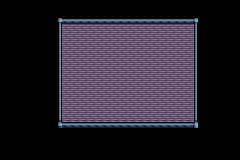

Tiled map render using the project's own tile images. Description and the whole map definition, tile-layer contents included, below:
An orthogonal 30x20 tile map with 8x8 px tiles, 2 tile layers (Floor, WallSprites) and 6 objects (PlayerStart).

<map version="1.10" tiledversion="1.11.0" orientation="orthogonal" renderorder="right-down" width="30" height="20" tilewidth="8" tileheight="8" infinite="0" nextlayerid="6" nextobjectid="14">
 <editorsettings>
  <export target="test-room.lua" format="lua" />
 </editorsettings>
 <tileset firstgid="1" name="haunted-house" tilewidth="8" tileheight="8" tilecount="4332" columns="76" tilerendersize="grid" fillmode="preserve-aspect-fit">
  <image source="haunted_house/Tileset/HauntedHouseTileset.png" width="608" height="456" />
 </tileset>
 <layer id="1" name="Floor" width="30" height="20">
  <data encoding="csv">
0,0,0,0,0,0,0,0,0,0,0,0,0,0,0,0,0,0,0,0,0,0,0,0,0,0,0,0,0,0,
0,0,0,0,0,0,0,0,0,0,0,0,0,0,0,0,0,0,0,0,0,0,0,0,0,0,0,0,0,0,
0,0,0,0,0,0,0,0,0,0,0,0,0,0,0,0,0,0,0,0,0,0,0,0,0,0,0,0,0,0,
0,0,0,0,0,0,0,777,778,778,778,778,778,778,778,778,778,778,778,778,778,778,778,778,779,0,0,0,0,0,
0,0,0,0,0,0,0,777,778,778,778,778,778,778,778,778,778,778,778,778,778,778,778,778,779,0,0,0,0,0,
0,0,0,0,0,0,0,777,778,778,778,778,778,778,778,778,778,778,778,778,778,778,778,778,779,0,0,0,0,0,
0,0,0,0,0,0,0,777,778,778,778,778,778,778,778,778,778,778,778,778,778,778,778,778,779,0,0,0,0,0,
0,0,0,0,0,0,0,777,778,778,778,778,778,778,778,778,778,778,778,778,778,778,778,778,779,0,0,0,0,0,
0,0,0,0,0,0,0,777,778,778,778,778,778,778,778,778,778,778,778,778,778,778,778,778,779,0,0,0,0,0,
0,0,0,0,0,0,0,777,778,778,778,778,778,778,778,778,778,778,778,778,778,778,778,778,779,0,0,0,0,0,
0,0,0,0,0,0,0,777,778,778,778,778,778,778,778,778,778,778,778,778,778,778,778,778,779,0,0,0,0,0,
0,0,0,0,0,0,0,777,778,778,778,778,778,778,778,778,778,778,778,778,778,778,778,778,779,0,0,0,0,0,
0,0,0,0,0,0,0,777,778,778,778,778,778,778,778,778,778,778,778,778,778,778,778,778,779,0,0,0,0,0,
0,0,0,0,0,0,0,777,778,778,778,778,778,778,778,778,778,778,778,778,778,778,778,778,779,0,0,0,0,0,
0,0,0,0,0,0,0,777,778,778,778,778,778,778,778,778,778,778,778,778,778,778,778,778,779,0,0,0,0,0,
0,0,0,0,0,0,0,777,778,778,778,778,778,778,778,778,778,778,778,778,778,778,778,778,779,0,0,0,0,0,
0,0,0,0,0,0,0,0,0,0,0,0,0,0,0,0,0,0,0,0,0,0,0,0,0,0,0,0,0,0,
0,0,0,0,0,0,0,0,0,0,0,0,0,0,0,0,0,0,0,0,0,0,0,0,0,0,0,0,0,0,
0,0,0,0,0,0,0,0,0,0,0,0,0,0,0,0,0,0,0,0,0,0,0,0,0,0,0,0,0,0,
0,0,0,0,0,0,0,0,0,0,0,0,0,0,0,0,0,0,0,0,0,0,0,0,0,0,0,0,0,0
</data>
 </layer>
 <layer id="2" name="WallSprites" width="30" height="20">
  <data encoding="csv">
0,0,0,0,0,0,0,0,0,0,0,0,0,0,0,0,0,0,0,0,0,0,0,0,0,0,0,0,0,0,
0,0,0,0,0,0,0,0,0,0,0,0,0,0,0,0,0,0,0,0,0,0,0,0,0,0,0,0,0,0,
0,0,0,0,0,0,0,853,854,854,854,854,854,854,854,854,854,854,854,854,854,854,854,854,857,0,0,0,0,0,
0,0,0,0,0,0,0,1081,0,0,0,0,0,0,0,0,0,0,0,0,0,0,0,0,1085,0,0,0,0,0,
0,0,0,0,0,0,0,1081,0,0,0,0,0,0,0,0,0,0,0,0,0,0,0,0,1085,0,0,0,0,0,
0,0,0,0,0,0,0,1081,0,0,0,0,0,0,0,0,0,0,0,0,0,0,0,0,1085,0,0,0,0,0,
0,0,0,0,0,0,0,1081,0,0,0,0,0,0,0,0,0,0,0,0,0,0,0,0,1085,0,0,0,0,0,
0,0,0,0,0,0,0,1081,0,0,0,0,0,0,0,0,0,0,0,0,0,0,0,0,1085,0,0,0,0,0,
0,0,0,0,0,0,0,1081,0,0,0,0,0,0,0,0,0,0,0,0,0,0,0,0,1085,0,0,0,0,0,
0,0,0,0,0,0,0,1081,0,0,0,0,0,0,0,0,0,0,0,0,0,0,0,0,1085,0,0,0,0,0,
0,0,0,0,0,0,0,1081,0,0,0,0,0,0,0,0,0,0,0,0,0,0,0,0,1085,0,0,0,0,0,
0,0,0,0,0,0,0,1081,0,0,0,0,0,0,0,0,0,0,0,0,0,0,0,0,1085,0,0,0,0,0,
0,0,0,0,0,0,0,1081,0,0,0,0,0,0,0,0,0,0,0,0,0,0,0,0,1085,0,0,0,0,0,
0,0,0,0,0,0,0,1081,0,0,0,0,0,0,0,0,0,0,0,0,0,0,0,0,1085,0,0,0,0,0,
0,0,0,0,0,0,0,1081,0,0,0,0,0,0,0,0,0,0,0,0,0,0,0,0,1085,0,0,0,0,0,
0,0,0,0,0,0,0,1461,1464,1464,1464,1464,1464,1464,1464,1464,1464,1464,1464,1464,1464,1464,1464,1464,1465,0,0,0,0,0,
0,0,0,0,0,0,0,0,0,0,0,0,0,0,0,0,0,0,0,0,0,0,0,0,0,0,0,0,0,0,
0,0,0,0,0,0,0,0,0,0,0,0,0,0,0,0,0,0,0,0,0,0,0,0,0,0,0,0,0,0,
0,0,0,0,0,0,0,0,0,0,0,0,0,0,0,0,0,0,0,0,0,0,0,0,0,0,0,0,0,0,
0,0,0,0,0,0,0,0,0,0,0,0,0,0,0,0,0,0,0,0,0,0,0,0,0,0,0,0,0,0
</data>
 </layer>
 <objectgroup id="3" name="Points">
  <object id="1" name="PlayerStart" type="PlayerStart" x="128" y="72">
   <point />
  </object>
 </objectgroup>
 <objectgroup id="5" name="Walls">
  <object id="9" x="56" y="16" width="8" height="112" />
  <object id="10" x="64" y="120" width="136" height="8" />
  <object id="11" x="192" y="16" width="8" height="104" />
  <object id="12" x="64" y="16" width="128" height="8" />
  <object id="13" x="167.5" y="21.5" />
 </objectgroup>
</map>